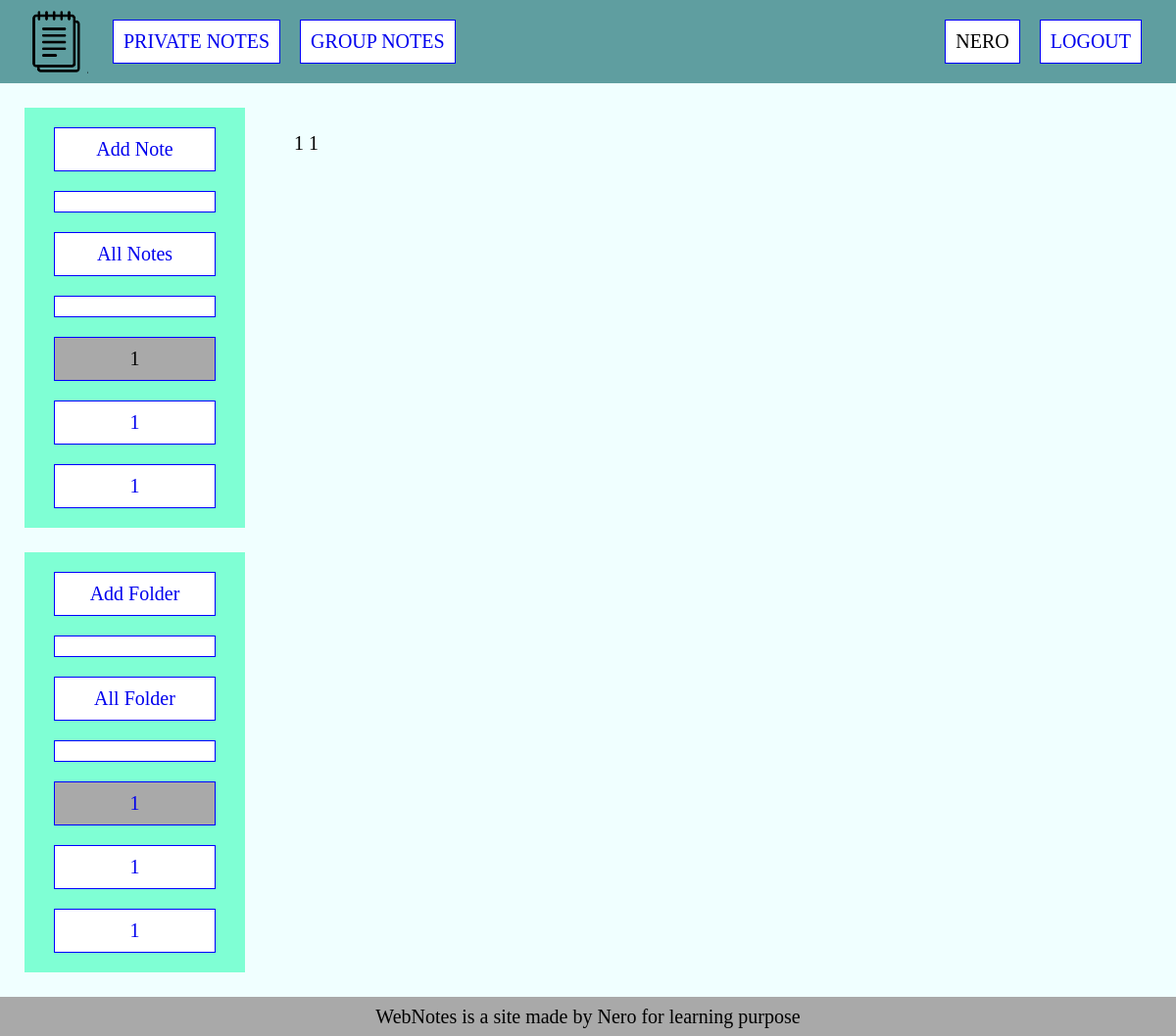
The app's page /private_notes/nero/1/ (signed in) with its own data.
### notes/models.py (models this page shows)
class Note(models.Model):
    title = models.CharField(max_length=255)
    slug = models.SlugField(max_length=255, db_index=True)
    content = models.TextField()
    icon = models.ImageField(upload_to='photos/%Y/%m/%d/', blank=True)
    time_created = models.DateTimeField(auto_now_add=True)
    time_updated = models.DateTimeField(auto_now=True)
    user = models.ForeignKey(User, on_delete=models.PROTECT)
    folder = models.ForeignKey('Folder', on_delete=models.CASCADE, blank=True, null=True)
    def __str__(self):
        return self.title
    def get_absolute_url(self):
        return reverse('show_note', kwargs={'username': self.user.username, 'note_slug': self.slug})

class Folder(models.Model):
    title = models.CharField(max_length=255)
    slug = models.SlugField(max_length=255, db_index=True)
    user = models.ForeignKey(User, on_delete=models.PROTECT)
    time_created = models.DateTimeField(auto_now_add=True)
    time_updated = models.DateTimeField(auto_now=True)
    def __str__(self):
        return self.title
    def get_absolute_url(self):
        return reverse('show_folder', kwargs={'username': self.user.username, 'folder_slug': self.slug})

### notes/views.py (the view)
# urls.py: path('private_notes/<slug:username>/<slug:note_slug>/', ShowNote.as_view(), name='show_note'),
class ShowNote(LoginRequiredMixin, DataMixin, DetailView):
    model = Note
    template_name = 'notes/show_note.html'
    context_object_name = 'note'
    def get_context_data(self, *, object_list=None, **kwargs):
        context = super().get_context_data(**kwargs)
        if self.object.folder:
            context['folder_selected'] = self.object.folder.pk
        c_def = self.get_user_context(title='Note: ' + str(context['note']),
                                      note_selected=self.object.pk,
                                      folder_link=True)
        return dict(list(context.items()) + list(c_def.items()))
    def get_object(self, queryset=None):
        try:
            return Note.objects.get(user=self.request.user.id, slug=self.kwargs.get('note_slug', None))
        except self.model.DoesNotExist:
            raise Http404("No such note")

### notes/utils.py (called while the page is built)
    def get_user_context(self, **kwargs):
        context = kwargs
        context['menu'] = menu
        self.kwargs['username'] = self.request.user
        context['folders'] = Folder.objects.filter(user__username=self.kwargs['username']).select_related('user')
        context['notes'] = Note.objects.filter(user__username=self.kwargs['username']).select_related('user')
        return context

### notes/templates/notes/show_note.html
{% extends 'notes/private_notes.html' %}
{% block content %}
    <div class="container-notes">
        {{ note.title }}
        {{ note.content }}
    </div>
{% endblock %}

### notes/templates/notes/private_notes.html (shortened to what this page needs)
{% extends 'notes/base.html' %}
{% block sidebar %}
    <aside class="aside-left">
        <div class="sidebar">
            <ul class="sidebar-links">
                <li class="sidebar-item"><a href="{% url 'add_private_note' %}">Add Note</a></li>
                <li class="sidebar-item"></li>
                {% if notes|length > 0 %}
                    <li class="sidebar-item"><a href="{% url 'private_notes' %}">All Notes</a></li>
                    <li class="sidebar-item"></li>
                    {% for n in notes %}
                        {% if n.pk == note_selected %}
                            <li class="sidebar-selected">{{ n }}</li>
                        {% else %}
                            <li class="sidebar-item"><a href="{{ n.get_absolute_url }}">{{ n }}</a></li>
                        {% endif %}
                    {% endfor %}
                {% endif %}
            </ul>
        </div>
        <div class="sidebar">
            <ul class="sidebar-links">
                <li class="sidebar-item"><a href="{% url 'add_folder' %}">Add Folder</a></li>
                <li class="sidebar-item"></li>
                {% if folders|length > 0 %}
                    <li class="sidebar-item"><a href="{% url 'all_folders' %}">All Folder</a></li>
                    <li class="sidebar-item"></li>
                    {% for f in folders %}
                        {% if f.pk == folder_selected and folder_link %}
                            <li class="sidebar-selected"><a href="{{ f.get_absolute_url }}">{{ f }}</a></li>
                        {% elif f.pk == folder_selected %}
                            <li class="sidebar-selected">{{ f }}</li>
                        {% else %}
                            <li class="sidebar-item"><a href="{{ f.get_absolute_url }}">{{ f }}</a></li>
                        {% endif %}
                    {% endfor %}
                {% endif %}
            </ul>
        </div>
    </aside>
{% endblock %}

### notes/templates/notes/base.html (shortened to what this page needs)
{% load static %}
<!DOCTYPE html>
<html lang="en">
<head>
    <link href="{% static 'notes/css/styles.css' %}" rel="stylesheet">
</head>
<body>
{% block header %}
<header class="container primary-header">
    <a class="logo" href="{% url 'home' %}">
        <img class="logo" src="{% static 'notes/images/home-icon.png' %}" alt="logo">
    </a>
    <nav class="primary-nav">
        <ul class="primary-nav-links">
            {% if  request.user.is_authenticated %}
                {% for m in menu %}
                    <li class="primary-nav-item"><a href="{% url m.url_name %}">{{ m.title }}</a></li>
                {% endfor %}
                <li class="primary-nav-item push-right">{{ user.username }}</li>
                <li class="primary-nav-item"><a href="{% url 'logout' %}" >Logout</a></li>
            {% else %}
                <li class="primary-nav-item">WebNotes</li>
                <li class="primary-nav-item push-right"><a href="{% url 'login' %}" >Login</a></li>
                <li class="primary-nav-item"><a href="{% url 'sign_in' %}" >Sign in</a></li>
            {% endif %}
        </ul>
    </nav>
</header>
{% endblock %}
<div class="container">
{% block sidebar %}{% endblock %}
{% block content %}{% endblock %}
</div>
<footer>
    <span>WebNotes is a site made by Nero for learning purpose</span>
</footer>
</body>
</html>

### notes/static/notes/css/styles.css (style rules this page uses)
* { box-sizing: border-box; margin: 0; padding: 0; font-size: 20px; }
a { text-decoration: none; }
.container { width: 100%; height: 100%; min-height: 85vh; display: flex; background: azure; }
.container-notes { width: 100%; height: 100%; margin: 50px; display: flex; flex-direction: column; }
.primary-header { height: 10vh; min-height: 85px; max-height: 10%; background-color: cadetblue; padding: 0 25px; display: flex; justify-content: space-between; align-items: center; text-transform: uppercase; }
.logo { height: 65px; width: 65px; background-image: url("/notes/static/notes/images/home-icon.png"); display: block; }
.primary-nav { flex-grow: 1; }
.primary-nav-links { display: flex; }
.primary-nav-item { margin: 0 10px; padding: 10px; list-style-type: none; border: 1px solid blue; background-color: #ffffff; }
.primary-nav-item:first-child { margin-left: 25px; }
.push-right { margin-left: auto; }
.aside-left { height: 100%; position: sticky; top: 0; }
.sidebar { width: 100%; max-width: 15%; min-width: 225px; margin: 25px 0 25px 25px; display: flex; flex-direction: column; align-items: center; background-color: aquamarine; }
.sidebar-item { margin: 20px 0; padding: 10px; min-width: 165px; text-align: center; list-style-type: none; border: 1px solid blue; background-color: #ffffff; }
.sidebar-selected { margin: 20px 0; padding: 10px; min-width: 165px; text-align: center; list-style-type: none; border: 1px solid blue; background-color: darkgray; }
footer { width: 100%; height: 5%; min-height: 5vh; position: relative; bottom: 0; display: flex; justify-content: center; align-items: center; background: darkgrey; }

### records on screen
Note: title "1", content "1"
Note: title "1"
Note: title "1"
Folder: title "1"
Folder: title "1"
Folder: title "1"

### other values on screen
{{ m.title }} "PRIVATE NOTES" "GROUP NOTES"
{{ user.username }} "NERO"
